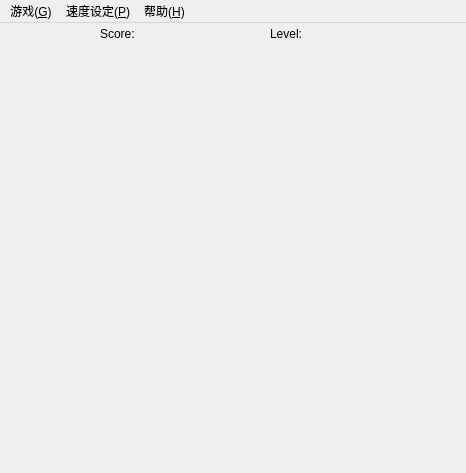
<?xml version="1.0" encoding="UTF-8"?>
<ui version="4.0">
 <class>Snake</class>
 <widget class="QMainWindow" name="Snake">
  <property name="geometry">
   <rect>
    <x>0</x>
    <y>0</y>
    <width>466</width>
    <height>473</height>
   </rect>
  </property>
  <property name="windowTitle">
   <string>Snake</string>
  </property>
  <widget class="QWidget" name="centralWidget">
   <widget class="QLabel" name="label_Score">
    <property name="geometry">
     <rect>
      <x>100</x>
      <y>0</y>
      <width>81</width>
      <height>21</height>
     </rect>
    </property>
    <property name="styleSheet">
     <string notr="true">font: 75 14pt &quot;楷体&quot;;
color rgb(0, 255, 0)</string>
    </property>
    <property name="text">
     <string>Score:</string>
    </property>
   </widget>
   <widget class="QLabel" name="label_Level">
    <property name="geometry">
     <rect>
      <x>270</x>
      <y>0</y>
      <width>81</width>
      <height>21</height>
     </rect>
    </property>
    <property name="styleSheet">
     <string notr="true">font: 75 14pt &quot;楷体&quot;;
color rgb(0 255,0);</string>
    </property>
    <property name="text">
     <string>Level:</string>
    </property>
   </widget>
  </widget>
  <widget class="QMenuBar" name="menuBar">
   <property name="geometry">
    <rect>
     <x>0</x>
     <y>0</y>
     <width>466</width>
     <height>23</height>
    </rect>
   </property>
   <widget class="QMenu" name="menu_P">
    <property name="title">
     <string>速度设定(&amp;P)</string>
    </property>
    <addaction name="action_veryFast"/>
    <addaction name="action_fast"/>
    <addaction name="action_mid"/>
    <addaction name="action_slow"/>
    <addaction name="action_verySlow"/>
   </widget>
   <widget class="QMenu" name="menu_H">
    <property name="title">
     <string>帮助(&amp;H)</string>
    </property>
    <addaction name="action_help"/>
    <addaction name="action_Snake"/>
   </widget>
   <widget class="QMenu" name="menu_G">
    <property name="title">
     <string>游戏(&amp;G)</string>
    </property>
    <addaction name="action_startGame"/>
    <addaction name="action_pause"/>
    <addaction name="action_quit"/>
   </widget>
   <addaction name="menu_G"/>
   <addaction name="menu_P"/>
   <addaction name="menu_H"/>
  </widget>
  <action name="action_veryFast">
   <property name="text">
    <string>飞快</string>
   </property>
  </action>
  <action name="action_fast">
   <property name="text">
    <string>较快</string>
   </property>
  </action>
  <action name="action_mid">
   <property name="text">
    <string>中速</string>
   </property>
  </action>
  <action name="action_slow">
   <property name="text">
    <string>较慢</string>
   </property>
  </action>
  <action name="action_verySlow">
   <property name="text">
    <string>很慢</string>
   </property>
  </action>
  <action name="action_help">
   <property name="text">
    <string>游戏说明</string>
   </property>
  </action>
  <action name="action_Snake">
   <property name="text">
    <string>关于Snake</string>
   </property>
  </action>
  <action name="action_startGame">
   <property name="text">
    <string>开始(&amp;S)</string>
   </property>
  </action>
  <action name="action_pause">
   <property name="text">
    <string>暂停(&amp;P)</string>
   </property>
  </action>
  <action name="action_quit">
   <property name="text">
    <string>退出(&amp;Q)</string>
   </property>
  </action>
 </widget>
 <layoutdefault spacing="6" margin="11"/>
 <resources/>
 <connections/>
</ui>
